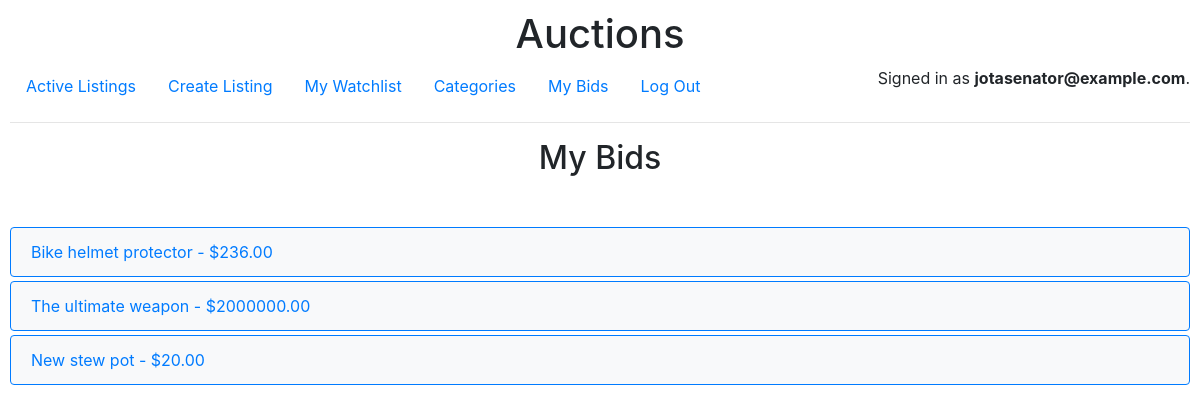
The app's page /bids (signed in) with its own data.
### auctions/models.py (models this page shows)
class User(AbstractUser):
    pass

class Bid(models.Model):
    bid_amount = models.DecimalField(max_digits=10, decimal_places=2, default=0)
    bidder = models.ForeignKey(
        User, on_delete=models.CASCADE, related_name="bids", blank=True, null=True
    )
    listing = models.ForeignKey(
        Listing,
        on_delete=models.CASCADE,
        related_name="bids",
        blank=True,
        null=True,
    )

class Listing(models.Model):
    title = models.CharField(max_length=64, default="")
    description = models.TextField(blank=True, default="")
    starting_bid = models.DecimalField(
        max_digits=10, decimal_places=2, default=0, verbose_name="Starting bid: ($US)"
    )
    image_url = models.URLField(default="")
    category = models.CharField(max_length=64, default="")
    active = models.BooleanField(default=True)
    creator = models.ForeignKey(
        User,
        on_delete=models.CASCADE,
        blank=True,
        null=True,
        related_name="listings",
    )
    deadline = models.DateTimeField(default=get_default_deadline)

### auctions/views.py (the view)
# urls.py: path("bids", views.bids, name="bids"),
@login_required
def bids(request):
    bids = Bid.objects.filter(
        bidder=request.user,
        id=Subquery(
            Bid.objects.filter(bidder=request.user, listing=OuterRef("listing"))
            .order_by("-id")
            .values("id")[:1]
        ),
    )
    winners = {}
    for bid in bids:
        listing = bid.listing
        winner, _ = get_winner(listing)
        if winner:
            winners[listing.id] = winner
    return render(request, "auctions/bids.html", {"bids": bids, "winners": winners})

### auctions/templatetags/custom_filters.py (called while the page is built)
@register.filter
def get_item(dictionary, key):
    return dictionary.get(key)

### auctions/views.py (called while the page is built)
def get_winner(listing):
    winner = None
    winner_bid_amount = None
    if timezone.now() > listing.deadline:
        all_bids = Bid.objects.filter(listing=listing)
        if all_bids:
            winning_bid = all_bids.order_by("-bid_amount").first()
            winner = winning_bid.bidder
            winner_bid_amount = winning_bid.bid_amount
    return winner, winner_bid_amount

### auctions/templates/auctions/bids.html (shortened to what this page needs)
{% extends "auctions/layout.html" %}
{% load custom_filters %}
{% block body %}
  <h2>My Bids</h2>
  <ul class="list-group">
    {% for bid in bids %}
    <a href="{% url 'listing' bid.listing.id %}">
      <li class="list-group-item d-flex justify-content-between align-items-center mb-1">
        {{ bid.listing.title }} - ${{ bid.bid_amount }}
        </li>
    </a>
    {% empty %}
      <li class="list-group-item">No bids yet.</li>
    {% endfor %}
  </ul>
{% endblock %}

### auctions/templates/auctions/layout.html (shortened to what this page needs)
{% load static %}
<!DOCTYPE html>
<html lang="en">
<head>
  <link rel="stylesheet" href="https://stackpath.bootstrapcdn.com/bootstrap/4.4.1/css/bootstrap.min.css"
 />
  <link href="{% static 'auctions/styles.css' %}" rel="stylesheet" />
</head>
<body>
  <h1>Auctions</h1>
  <div class="user-loggin">
    {% if user.is_authenticated %}
    Signed in as
    <strong>{{ user.username }}</strong>.
    {% else %} Not signed in.
    {% endif %}
  </div>
  <ul class="nav">
    <li class="nav-item">
      <a class="nav-link" href="{% url 'index' %}">Active Listings</a>
    </li>
    {% if user.is_authenticated %}
    <li class="nav-item">
      <a class="nav-link" href="{% url 'create' %}">Create Listing</a>
    </li>
    <li class="nav-item">
      <a class="nav-link" href="{% url 'watchlist' %}">My Watchlist</a>
    </li>
    <li class="nav-item">
      <a class="nav-link" href="{% url 'categories'%}">Categories</a>
    </li>
    <li class="nav-item">
      <a class="nav-link" href="{% url 'bids' %}">My Bids</a>
    </li>
    {% endif %}
    {% if user.is_authenticated %}
    <li class="nav-item">
      <a class="nav-link" href="{% url 'logout' %}">Log Out</a>
    </li>
    {% endif %}
  </ul>
  <hr />
  {% block body %} {% endblock %}
</body>
</html>

### auctions/static/auctions/styles.css (style rules this page uses)
:root { --blue-main-color: #007bff; }
body { padding: 10px; }
h1, h2 { text-align: center; }
h2 { margin-bottom: 50px; }
ul.list-group a { text-decoration: none; }
.list-group-item { background-color: #f8f9fa; border-color: var(--blue-main-color); }
.user-loggin { float: right; }

### records on screen
User: username "jotasenator@example.com"
Bid: listing "Bike helmet protector", bid_amount "236.00"
Bid: listing "The ultimate weapon", bid_amount "2000000.00"
Bid: listing "New stew pot", bid_amount "20.00"
